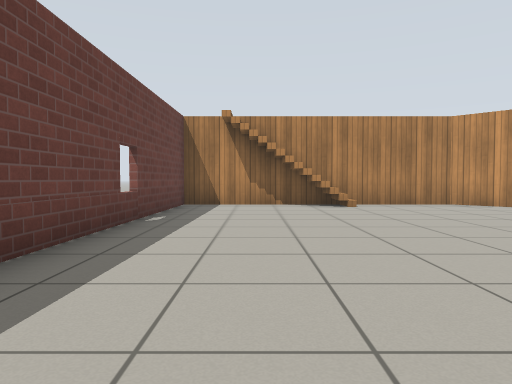
View 1 (above)

13 first-person views from a walk through a robot-simulator world made for Gazebo. The camera is 0.72 m above the floor, tilts 2° down and sees 70° across. The floor is counted in squares, 1 m on a side. Each view is taken from the middle of a square. On the plan, view 1 faces up. The plan holds only what a view shows up to about 11 squares ahead; the rest is blank. Gazebo's built-in surfaces are drawn with simple patterns.

View 2
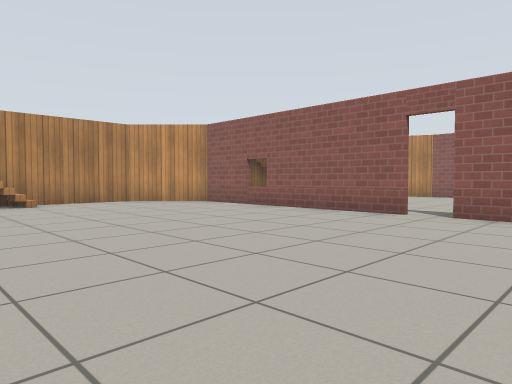

View 3
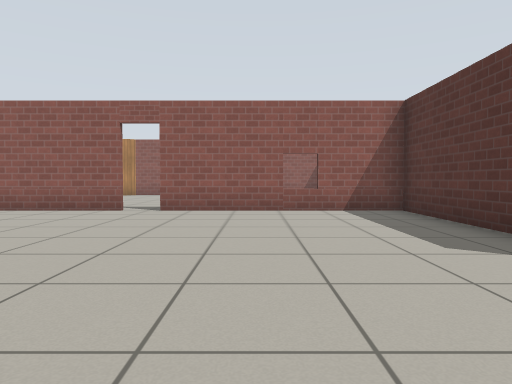

View 4
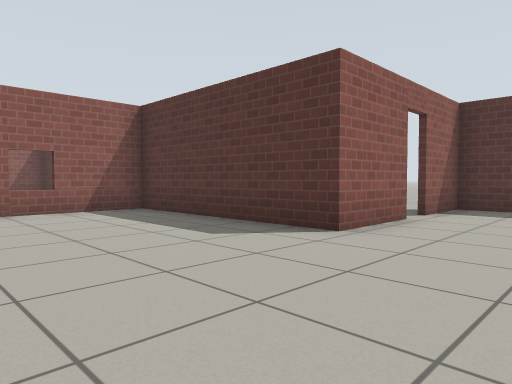

View 5
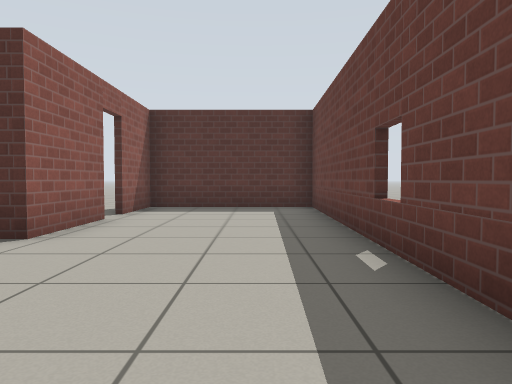

View 6
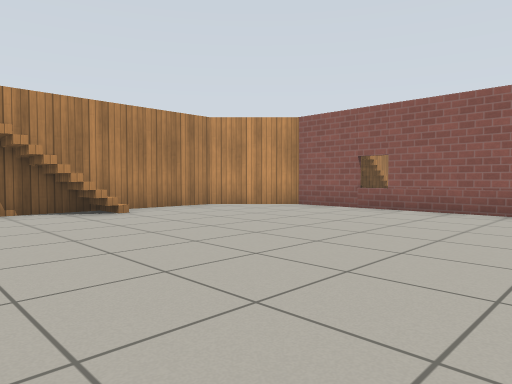

View 7
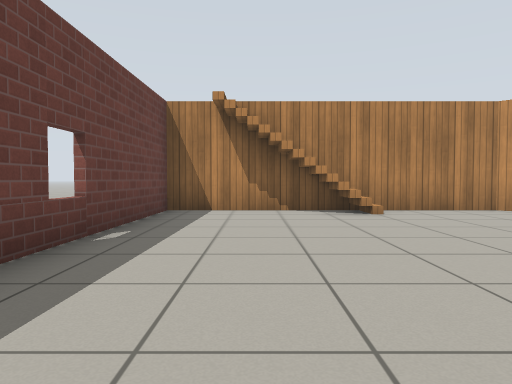

View 8
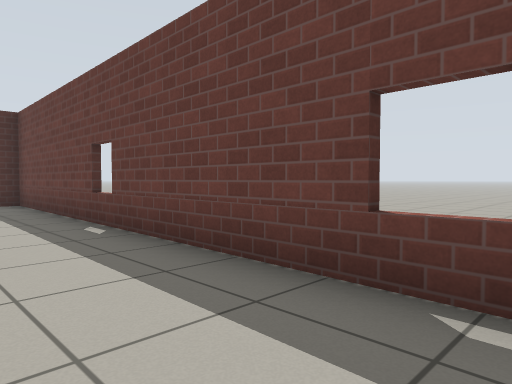

View 9
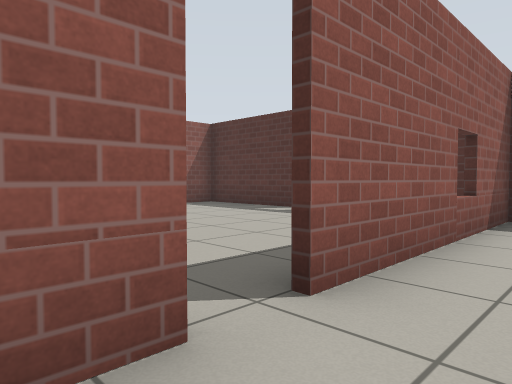

View 10
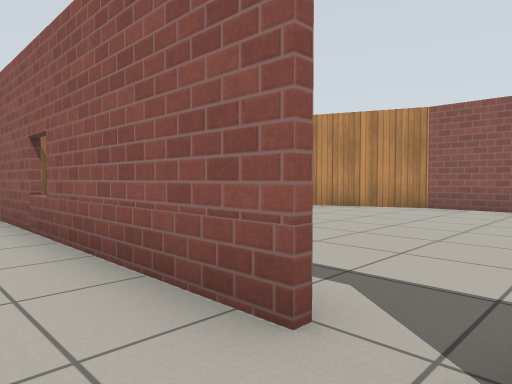

View 11
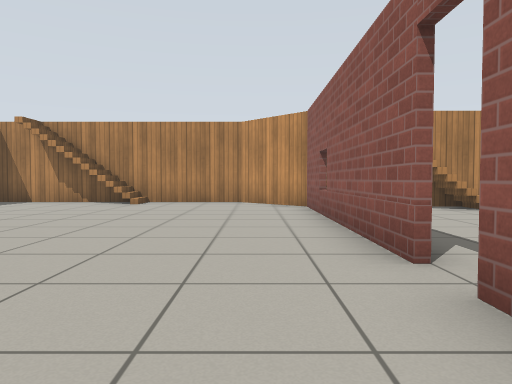

View 12
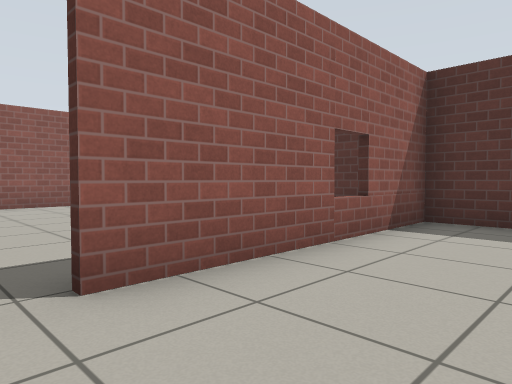

View 13
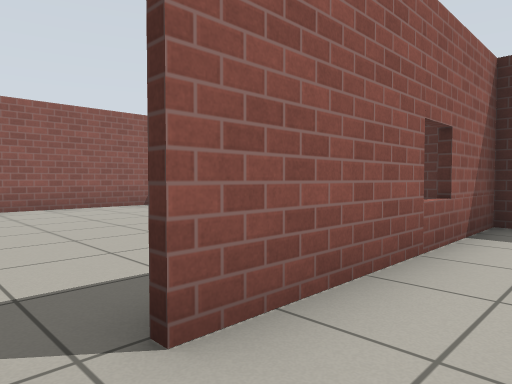

### Floor plan
Points are (right, up) in squares from view 1. A wall is a line through its corners. A room is listed if a view was taken in it or the views show most of it. See-through windows are left out.
Room 1 (views 1, 2, 3, 4, 5, 6, 7, 8, 9, 10, 11, 12, 13)
walls: (7.3, 2) (7.3, 8.6) (5.6, 10.4) (-2.1, 10.4) (-2.5, -9.5) (1.7, -9.5) (1.7, -7.4); (1.7, -6.6) (1.7, -4.4) (7.3, -4.4) (7.3, 1.2)
ways out: open door at (2, -7); open door at (7, 1.5)
objects: stairs (1, 10)

Positions as (right, up) in squares from view 1, and headings:
1: (0, 0), facing up
2: (0, -1), facing up-right
3: (-1, -1), facing right
4: (-1, 0), facing down-right
5: (-1, 0), facing down
6: (-1, 2), facing up-right
7: (0, 2), facing up
8: (0, 2), facing down-left
9: (6, 3), facing down-right
10: (6, 1), facing up-right
11: (6, -1), facing up
12: (5, 2), facing down-right
13: (6, 2), facing down-right
